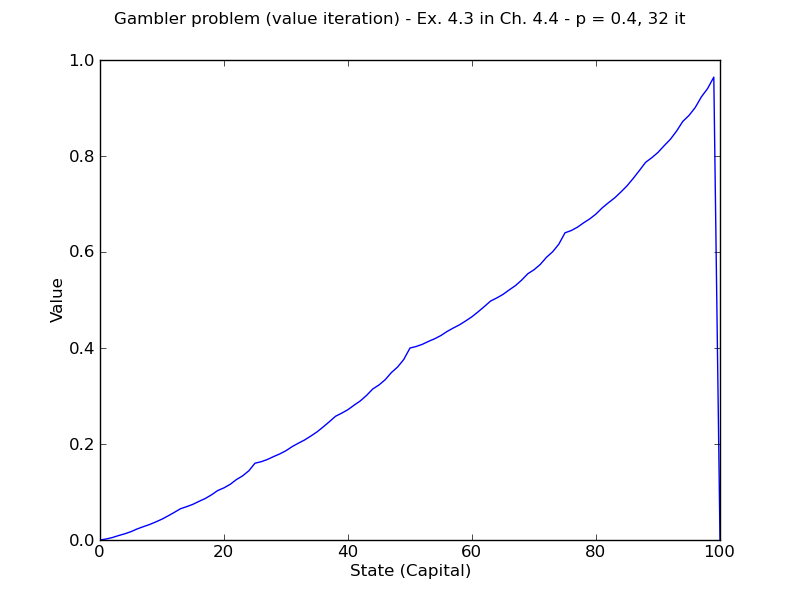

Python code for this plot:
import matplotlib.pyplot as plt

########################
# Constant declarations
########################
p = 0.4 # Probability of the coin coming up heads
num_states = 100 # From 0 to 100, inclusive
theta = 1e-30 # Small positive number, threshold to stop value iteration
gamma = 1 # Discount factor

rewards = [0] * (num_states + 1) # Creating array with num_states elements
rewards[num_states] = 1 # Setting reward of $100 state to 1
values = [0] * (num_states + 1) # Creating values array by default equal to rewards
policy = [0] * (num_states + 1) # Creating array to hold wager for each state


########################
# Function declarations
########################

def main():
	#print "State\tValue\t\t\tPolicy"
	iterations = 0
	delta = 9999 # Large number

	while (delta >= theta): # If delta is below threshold, end and print result
		iterations += 1
		delta = 0 # Delta value to store max change in value
		for capital in range(1, num_states): # For every state (capital)
			old_v = values[capital] # Save old value
			bellman(capital) # Run Bellman on capital, save to value
			delta = max(delta, abs(old_v - values[capital])) # Set delta to max change in value

	for state in range(1, num_states + 1):
		print values[state]
	print iterations
	plt.plot(values)
	plt.suptitle('Gambler problem (value iteration) - Ex. 4.3 in Ch. 4.4 - p = 0.4, 32 it')
	plt.xlabel('State (Capital)')
	plt.ylabel('Value')
	plt.show()
def bellman(capital):
	max_value = 0

	for wager in range(1, min(capital, 100 - capital) + 1): # Every possible wager
		win_state = capital + wager # Possible states are (index +/- capital)
		lose_state = capital - wager

		# print "Capital is ", capital, "\n"
		# print "Win state is ", win_state, " with value ", values[win_state]
		# print "Lose state is ", lose_state, " with value ", values[lose_state], "\n\n",

		sigma = p * (rewards[win_state] + gamma * values[win_state]) # Prob of winning
		sigma += (1 - p) * (rewards[lose_state] + gamma * values[lose_state]) # Losing
		# sigma /= 2
		
		if sigma > max_value: 
			values[capital] = sigma # Sigma value to store max expected value
			policy[capital] = wager

		#if capital is 50:
		#	print wager,
		#	print values[capital], policy[capital]
########################
# Code to run
########################

main()
